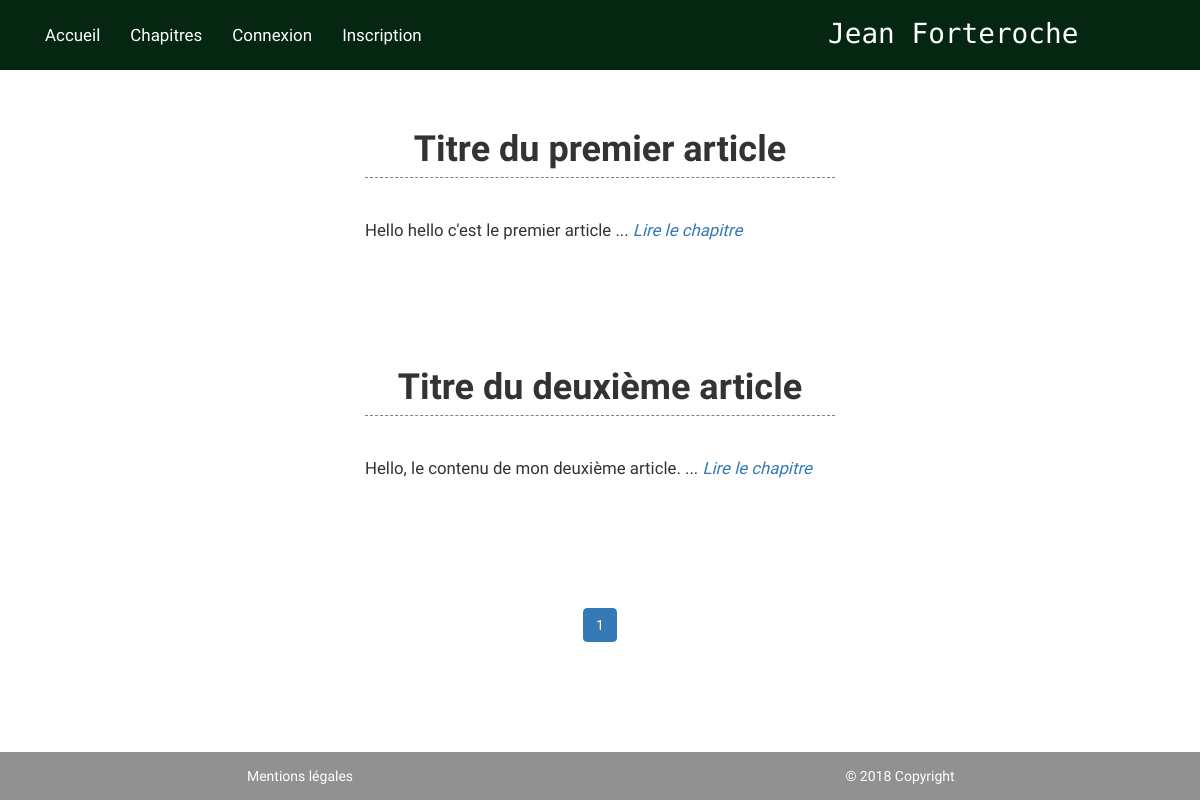
The app's page /index.php?action=posts, older data.
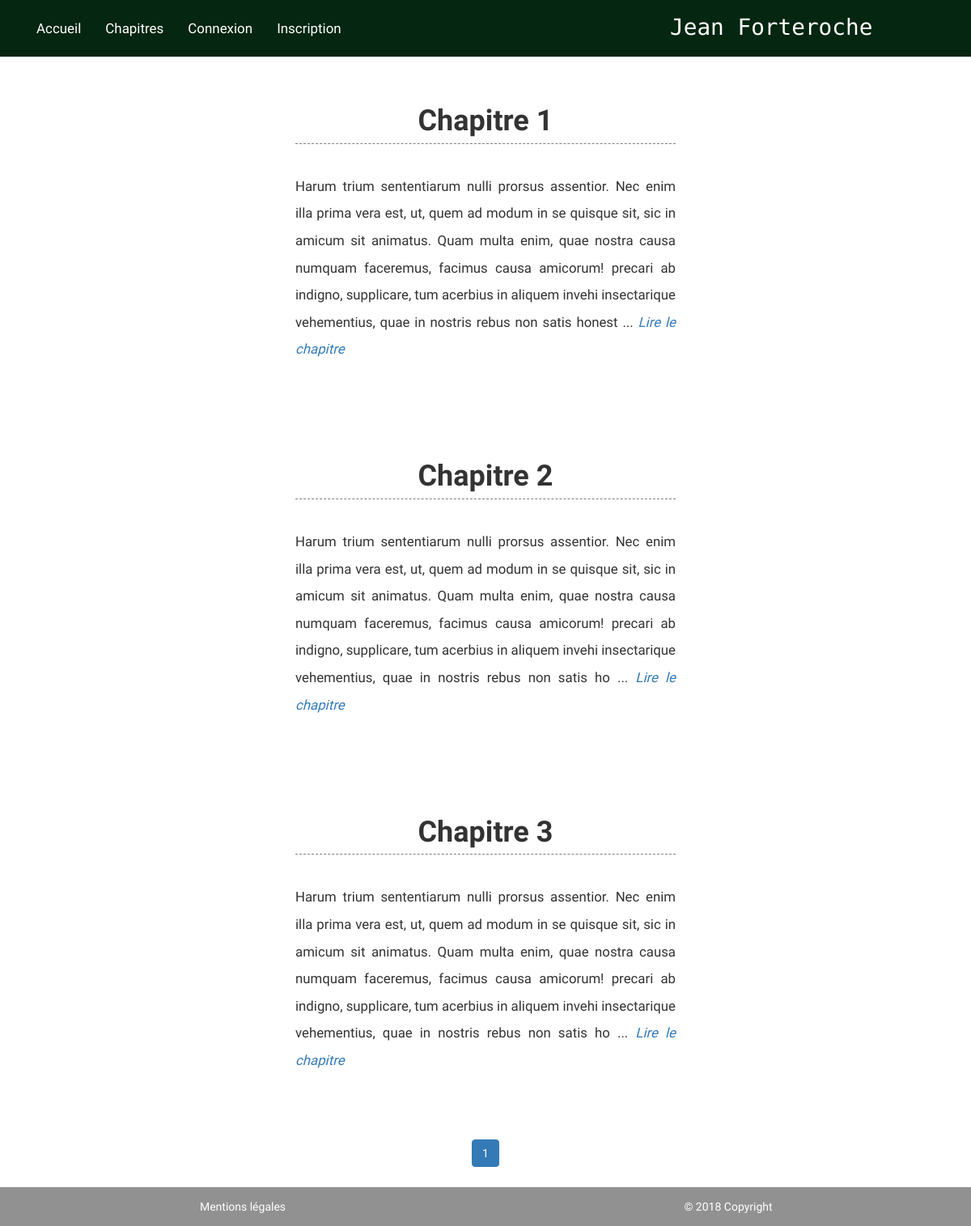
The same page, newer data.
### tables this page shows
CREATE TABLE `articles` (
  `id` int(11) NOT NULL,
  `title` varchar(255) NOT NULL,
  `content` text NOT NULL
);

### controller/PostController.php (called while the page is built, shortened)
<?php
require_once('model/PostManager.php');
class PostController extends Controller
{
    private $postManager;
    public function __construct()
    {
        $this->postManager = new PostManager();
    }
    public function posts()
    {
        $articlesPerPage = 3;
        $totalPosts = $this->postManager->totalPosts();
        $pagesTotales = ceil($totalPosts/$articlesPerPage);
        $currentPage = 1;
        $start = ($currentPage-1)*$articlesPerPage;
        $posts = $this->postManager->getPosts($start, $articlesPerPage);
        $view = new View('Posts');
        $view->generate(array('posts' => $posts, 'pageTotales' => $pagesTotales, 'currentPage' => $currentPage));
    }
}

### Framework/Manager.php (called while the page is built, shortened)
<?php
abstract class Manager {
    private $db;
    protected function executeARequest($sql, $params = null)
    {
        if ($params === null)
        {
            $result = $this->getDb()->query($sql);
        }
        else
        {
            $result = $this->getDb()->prepare($sql);
            $result->execute($params);
        }
        return $result;
    }
    public function getDb()
    {
        if ($this->db === null)
        {
            $this->db = new PDO('mysql:host=localhost;dbname=blog;charset=utf8', 'root', '');
        }
        return $this->db;
    }
}

### model/PostManager.php (called while the page is built, shortened)
<?php
require_once("Framework/Manager.php");
require_once("model/entities/Post.php");
class PostManager extends Manager
{
    public function getPosts($start = 0, $articlesPerPage = 2)
    {
        $results = $this->executeARequest('SELECT id, title, content FROM articles LIMIT ' .$articlesPerPage. ' OFFSET ' .$start);
        $posts = [];
        foreach ($results as $element)
        {
            $post = new Post($element);
            $posts[] = $post;
        }
        return $posts;
    }
}

### Framework/Router.php (called while the page is built, shortened)
<?php
class Router
{
    public function requestRouter()
    {
        try {
            $request = new Request(array_merge($_GET, $_POST));
            $controller = $this->createController($request);
            $action = $this->createAction($request);
            $controller->executeAction($action);
        }
        catch (Exception $e)
        {
            $this->manageError($e);
        }
    }
    private function createController(Request $request)
    {
        $controller = "Post";
        $classController = $controller . "Controller";
        $fileController = "controller/" . $classController . ".php";
        if (file_exists($fileController))
        {
            $controller = new $classController();
            $controller->setRequest($request);
            return $controller;
        }
        else
            throw new Exception("Fichier '$fileController' introuvable");
    }
    private function createAction(Request $request)
    {
        $action = "index";
        if ($request->existParameter('action'))
        {
            $action = $request->getParameter('action');
        }
        return $action;
    }
}

### index.php (called while the page is built, shortened)
<?php
require('Framework/Router.php');
$router = new Router ();
$router->requestRouter();

### model/entities/Post.php (called while the page is built, shortened)
<?php
class Post
{
    private $id, $title, $content ;
    public function hydrate(array $data)
    {
        foreach ($data as $key => $value)
        {
            $method = 'set'.ucfirst($key);
        }
    }
    public function getId()
    {
        return $this->id;
    }
    public function setId($id)
    {
        $this->id = $id;
    }
    public function getTitle()
    {
        return $this->title;
    }
    public function setTitle($title)
    {
        $this->title = htmlspecialchars($title);
    }
    public function getContent()
    {
        return $this->content;
    }
    public function setContent($content)
    {
        $this->content = $content;
    }
}

### view/PostsView.php (the view, shortened to what this page needs)
<?php foreach ($posts as $post) { ?>
    <article class="col-xs-12 col-sm-8 col-md-4 col-lg-5 article">
        <h1> <?= $post->getTitle(); ?> </h1>
        <p><?= substr($post->getContent(), 0, 350)  . " ...";?> <em><a href="index.php?action=post&amp;id=<?= $post->getId() ?>">Lire le chapitre</a></em></p>
    </article>
<?php } ?>
<nav id="paginationNav">
    <ul class="pagination">
        <?php for ($i=1; $i<=$pageTotales;$i++) { ?>
            <li class="page-item <?php if ($currentPage === $i) { echo 'active'; } ?>">
                <a class="page-link" href="index.php?action=posts&amp;page=<?= $i ?>"><?= $i ?></a>
            </li>
        <?php } ?>
    </ul>
</nav>

Row changes from the older to the newer data that the page shows:
removed articles: title "Titre du premier article", content "Hello hello c'est le premier article"
removed articles: title "Titre du deuxième article", content "Hello, le contenu de mon deuxième article."
added articles: title "Chapitre 1", content "Harum trium sententiarum nulli prorsus assentior. Nec enim illa prima vera est, ut, quem ad modum in se quisque sit, sic in amicum sit animatus. Quam multa enim, quae nostra causa numquam faceremus, facimus causa amicorum! precari ab indigno, supplicare, tum acerbius in aliquem invehi insectarique vehementius, quae in nostris rebus non satis honest"
added articles: title "Chapitre 2", content "Harum trium sententiarum nulli prorsus assentior. Nec enim illa prima vera est, ut, quem ad modum in se quisque sit, sic in amicum sit animatus. Quam multa enim, quae nostra causa numquam faceremus, facimus causa amicorum! precari ab indigno, supplicare, tum acerbius in aliquem invehi insectarique vehementius, quae in nostris rebus non satis ho"
added articles: title "Chapitre 3", content "Harum trium sententiarum nulli prorsus assentior. Nec enim illa prima vera est, ut, quem ad modum in se quisque sit, sic in amicum sit animatus. Quam multa enim, quae nostra causa numquam faceremus, facimus causa amicorum! precari ab indigno, supplicare, tum acerbius in aliquem invehi insectarique vehementius, quae in nostris rebus non satis ho"
